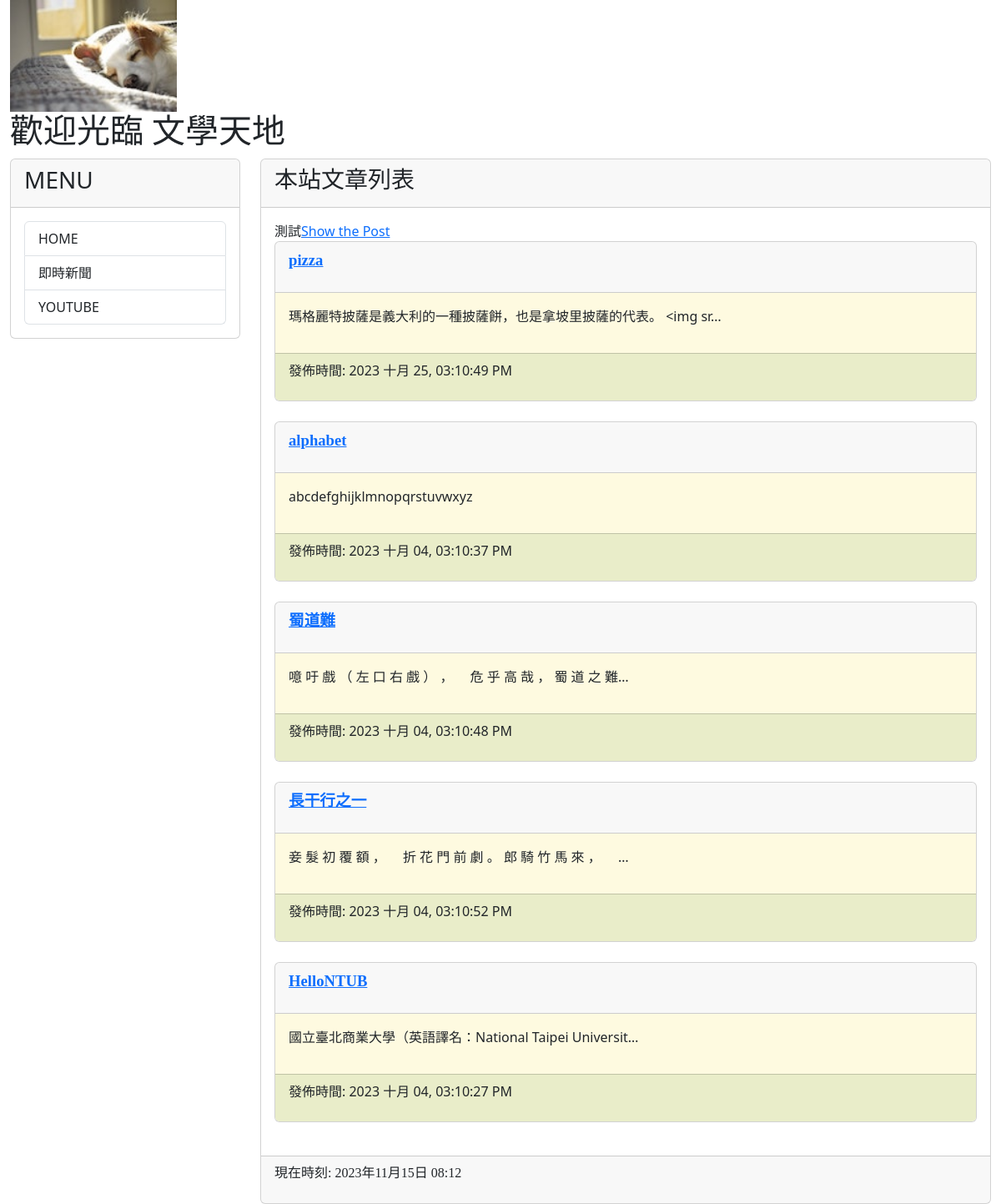
The page / on the database its author committed.
### mysite/models.py (models this page shows, shortened)
class Post(models.Model):
    title=models.CharField(max_length=200) #標題
    slug=models.CharField(max_length=200) #網址
    body=models.TextField() #內容
    pub_date=models.DateTimeField(auto_now_add=True)
    class Meta:
        ordering=('-pub_date', ) #-反向排序

### mysite/views.py (the view)
# urls.py: path('', mv.homepage, name="homepage"),
def homepage(request):
    posts=Post.objects.all()
    now=datetime.now()
    return render(request,'index.html',locals())

### templates/index.html (shortened to what this page needs)
{% extends "base2.html" %}
{% block headmessage %}<h3 style="font-family:標楷體;">本站文章列表</a> {% endblock headmessage %}
{% block content %}
測試<a href="{% url 'post-url' 2015 12 1 01 %}">Show the Post</a>
{% for post in posts %}
<div class="card">
    <div class="card-header">
        <p style="font-family:微軟正黑體;font-size:14pt;font-weight:bold;">
            <a href="/post/{{ post.slug }}">{{ post.title }}</a>
        </p>
    </div>
    <div class="card-body" style="background-color:#fefae0">
        <p>
            {{ post.body | truncatechars:40 }}
        </p>
    </div>
    <div class="card-footer" style="background-color:#e9edc9">
        <p>
            發佈時間: {{ post.pub_date | date:"Y M d, h:m:s A" }}
        </p>
    </div>
</div>
<br>
{% endfor %}
{% endblock content%}

### rows shown on the page
Post: title "pizza", body "瑪格麗特披薩是義大利的一種披薩餅，也是拿坡里披薩的代表。 <img sr…", pub_date "2023 十月 25, 03:10:49 PM"
Post: title "alphabet", body "abcdefghijklmnopqrstuvwxyz", pub_date "2023 十月 04, 03:10:37 PM"
Post: title "蜀道難", body "噫 吁 戲 （ 左 口 右 戲 ） ， 危 乎 高 哉 ， 蜀 道 之 難…", pub_date "2023 十月 04, 03:10:48 PM"
Post: title "長干行之一", body "妾 髮 初 覆 額 ， 折 花 門 前 劇 。 郎 騎 竹 馬 來 ， …", pub_date "2023 十月 04, 03:10:52 PM"
Post: title "HelloNTUB", body "國立臺北商業大學（英語譯名：National Taipei Universit…", pub_date "2023 十月 04, 03:10:27 PM"
